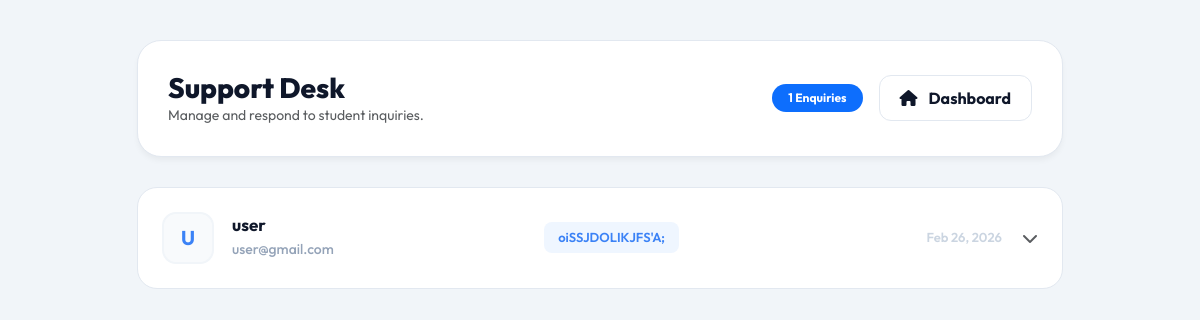
Page /view_messages.php (signed in) on the committed database.
### tables this page shows
CREATE TABLE `contact_messages` (
  `id` int(11) NOT NULL,
  `name` varchar(100) NOT NULL,
  `email` varchar(100) NOT NULL,
  `subject` varchar(200) NOT NULL,
  `message` text NOT NULL,
  `submitted_at` timestamp NOT NULL DEFAULT current_timestamp()
);

### view_messages.php (the view, shortened to what this page needs)
<?php
require_once 'db.php';
$query = "SELECT * FROM contact_messages ORDER BY submitted_at DESC";
$result = mysqli_query($conn, $query);
$count = mysqli_num_rows($result);
?>
<!DOCTYPE html>
<html lang="en">
<head>
    <link href="https://cdn.jsdelivr.net/npm/bootstrap@5.3.2/dist/css/bootstrap.min.css" rel="stylesheet">
    <link href="https://cdnjs.cloudflare.com/ajax/libs/font-awesome/6.4.0/css/all.min.css" rel="stylesheet">
</head>
<body>
<div class="container">
    <div class="dash-header">
        <div>
            <h2>Support Desk</h2>
            <p class="text-muted small mb-0">Manage and respond to student inquiries.</p>
        </div>
        <div class="d-flex align-items-center gap-3">
            <span class="badge bg-primary rounded-pill px-3 py-2"><?php echo $count; ?> Enquiries</span>
            <a href="admin_home.php" class="back-btn"><i class="fa-solid fa-house me-2"></i> Dashboard</a>
        </div>
    </div>
    <div class="list-wrapper">
        <?php
        if($count > 0) {
            while ($row = mysqli_fetch_assoc($result)) {
                $initial = strtoupper(substr($row['name'], 0, 1));
                $date = date('M d, Y', strtotime($row['submitted_at']));
        ?>
        <div class="message-thread">
            <details>
                <summary>
                    <div class="thread-left">
                        <div class="user-icon"><?php echo $initial; ?></div>
                        <div class="sender-meta">
                            <h6><?php echo htmlspecialchars($row['name']); ?></h6>
                            <small><?php echo htmlspecialchars($row['email']); ?></small>
                        </div>
                    </div>
                    <div class="thread-center">
                        <span class="subject-tag"><?php echo htmlspecialchars($row['subject']); ?></span>
                    </div>
                    <div class="thread-right">
                        <span class="timestamp"><?php echo $date; ?></span>
                        <i class="fa-solid fa-chevron-down text-muted"></i>
                    </div>
                </summary>
            </details>
        </div>
        <?php
            }
        }
        ?>
    </div>
</div>
</body>
</html>

### view_messages.php (style rules this page uses)
:root { --bg-body: #f1f5f9; --glass-white: rgba(255, 255, 255, 0.9); --accent-blue: #3b82f6; --accent-orange: #fb873f; --text-dark: #0f172a; }
body { background-color: var(--bg-body); font-family: 'Outfit', sans-serif; color: #475569; padding: 40px 0; }
.container { max-width: 950px; }
.dash-header { background: #fff; padding: 30px; border-radius: 24px; border: 1px solid #e2e8f0; margin-bottom: 30px; display: flex; justify-content: space-between; align-items: center; box-shadow: 0 4px 6px -1px rgba(0,0,0,0.05); }
.dash-header h2 { font-weight: 800; color: var(--text-dark); margin: 0; font-size: 28px; }
.message-thread { background: #fff; border-radius: 20px; border: 1px solid #e2e8f0; margin-bottom: 16px; transition: all 0.3s cubic-bezier(0.4, 0, 0.2, 1); }
summary { padding: 24px; cursor: pointer; display: flex; align-items: center; list-style: none; }
.thread-left { display: flex; align-items: center; gap: 18px; flex: 1; }
.user-icon { width: 52px; height: 52px; background: #f8fafc; border-radius: 14px; display: flex; align-items: center; justify-content: center; font-size: 20px; font-weight: 700; color: var(--accent-blue); border: 2px solid #f1f5f9; }
.sender-meta h6 { margin: 0; font-weight: 700; color: var(--text-dark); font-size: 17px; }
.sender-meta small { color: #94a3b8; font-weight: 500; }
.thread-center { flex: 1; padding: 0 20px; }
.subject-tag { background: #eff6ff; color: var(--accent-blue); padding: 6px 14px; border-radius: 8px; font-size: 13px; font-weight: 600; display: inline-block; }
.thread-right { display: flex; align-items: center; gap: 20px; }
.timestamp { font-size: 13px; font-weight: 600; color: #cbd5e1; }
.back-btn { background: #fff; border: 1px solid #e2e8f0; padding: 10px 20px; border-radius: 12px; color: var(--text-dark); font-weight: 700; text-decoration: none; }

### rows in the picture
contact_messages: name "U", name "user", email "user@gmail.com", subject "oiSSJDOLIKJFS'A;", submitted_at "Feb 26, 2026"

### other values in the picture
$count "1"
